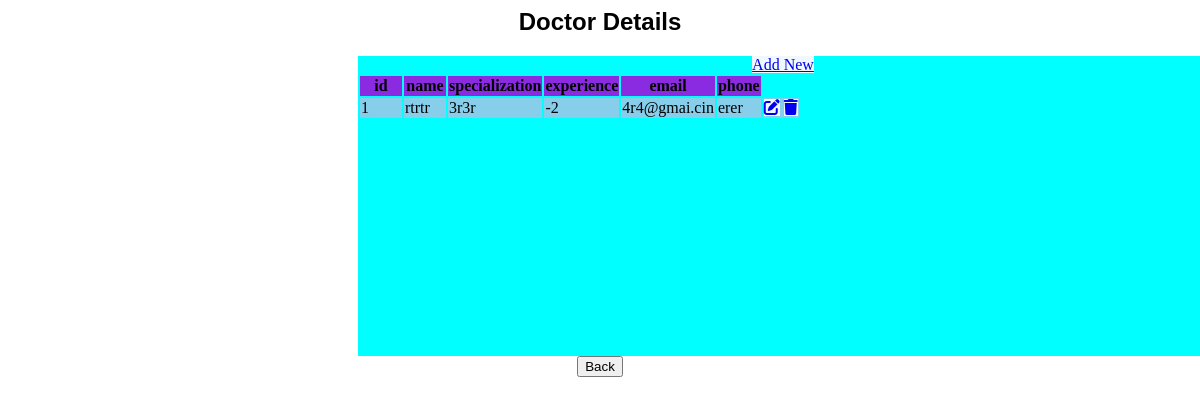
/j/regview.php, run on the app's committed database.
### tables this page shows
CREATE TABLE `docp1` (
  `ID` int(11) NOT NULL,
  `name` varchar(100) NOT NULL,
  `specialization` varchar(100) NOT NULL,
  `experience` varchar(100) NOT NULL,
  `email` varchar(100) NOT NULL,
  `contact` varchar(100) NOT NULL
);

### j/regview.php (the view, shortened to what this page needs)
<?php
include "../config.php";
?>
<html>
<head>
  <link rel="stylesheet" href="https://cdnjs.cloudflare.com/ajax/libs/font-awesome/6.4.0/css/all.min.css" />
</head>
<body>
  <nav class="navbar">
      <h2> Doctor Details</h2>
  </nav>
  <div class="container">
    <a href="Doctors.php" class="btn btn-dark mb-3">Add New</a>
    <table class="table table-hover text-center">
      <thead class="table-dark">
        <tr>
          <th scope="col">id</th>
          <th scope="col">name</th>
          <th scope="col">specialization</th>
          <th scope="col">experience</th>
          <th scope="col">email</th>
          <th scope="col">phone</th>
        </tr>
      </thead>
      <tbody>
        <?php
        $sql = "SELECT * FROM `docp1`";
        $result = mysqli_query($conn, $sql);
        while ($row = mysqli_fetch_assoc($result)) {
        ?>
          <tr>
            <td><?php echo $row["ID"] ?></td>
            <td><?php echo $row["name"] ?></td>
            <td><?php echo $row["specialization"] ?></td>
            <td><?php echo $row["experience"] ?></td>
            <td><?php echo $row["email"] ?></td>
            <td><?php echo $row["contact"] ?></td>
            <td>
              <a href="edit.php?ID=<?php echo $row["ID"] ?>" class="link-dark"><i class="fa-solid fa-pen-to-square fs-5 me-3"></i></a>
              <a href="delete.php?ID=<?php echo $row["ID"] ?>" class="link-dark"><i class="fa-solid fa-trash fs-5"></i></a>
            </td>
          </tr>
        <?php
        }
        ?>
      </tbody>
    </table>
  </div>
  <a href="admin.php">
  <center><button>Back</button></center></a>
</body>
</html>

### j/regview.php (style rules this page uses)
.navbar h2 { text-align: center; font-family: sans-serif; }
.container { background-color: aqua; width: 850px; height: 300px; margin-left: 350px; text-align: center; }
th { background-color: blueviolet; width: 40px; }
tr { background-color: skyblue; }
a { background-color: aliceblue; border-radius: 0px; }

### data on the page
docp1: ID "1", name "rtrtr", specialization "3r3r", experience "-2", email "4r4@gmai.cin", contact "erer"
